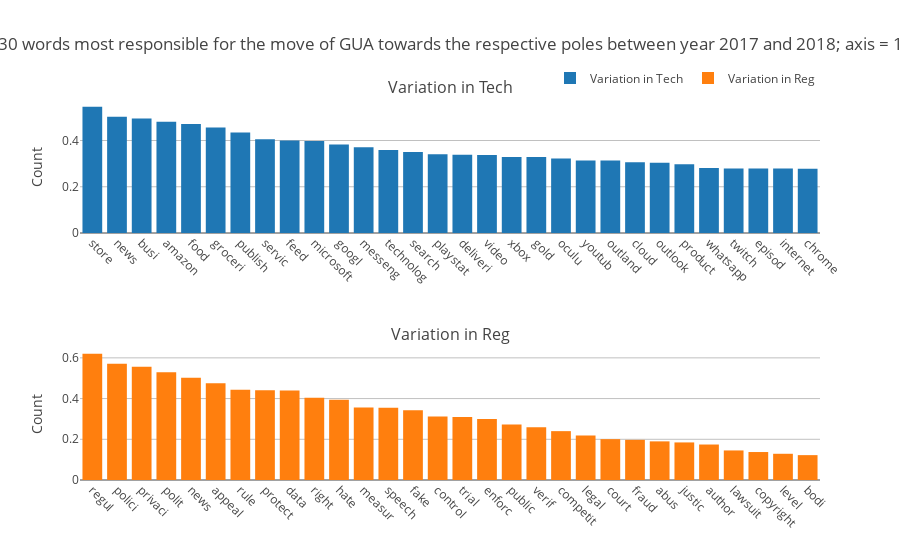

The notebook cell saved with this chart:
### Markdown cell above
### Plot

### Code cell
axis_variation(
    axis=axis,
    source=source,
    year=year,
    number_of_words=number_of_words,
    with_parliament=with_parliament,
)

### Figure 1 — Plotly figure (JSON) as saved in the notebook; plotly's stock layout.template omitted (floating-point values rounded to 4 significant figures)
{"data": [{"marker": {"color": "#1f77b4"}, "name": "Variation in Tech", "type": "bar", "x": ["store", "news", "busi", "amazon", "food", "groceri", "publish", "servic", "feed", "microsoft", "googl", "messeng", "technolog", "search", "playstat", "deliveri", "video", "xbox", "gold", "oculu", "youtub", "outland", "cloud", "outlook", "product", "whatsapp", "twitch", "episod", "internet", "chrome"], "xaxis": "x", "y": [0.5464, 0.5028, 0.4956, 0.4813, 0.4714, 0.456, 0.4341, 0.4058, 0.3999, 0.3974, 0.3829, 0.371, 0.3594, 0.3507, 0.3401, 0.3382, 0.3373, 0.329, 0.3284, 0.3226, 0.3135, 0.3133, 0.3065, 0.304, 0.2972, 0.2812, 0.2794, 0.2788, 0.2786, 0.2779], "yaxis": "y"}, {"marker": {"color": "#ff7f0e"}, "name": "Variation in Reg", "type": "bar", "x": ["regul", "polici", "privaci", "polit", "news", "appeal", "rule", "protect", "data", "right", "hate", "measur", "speech", "fake", "control", "trial", "enforc", "public", "verif", "competit", "legal", "court", "fraud", "abus", "justic", "author", "lawsuit", "copyright", "level", "bodi"], "xaxis": "x2", "y": [0.6208, 0.5712, 0.5564, 0.5288, 0.5028, 0.4758, 0.4436, 0.4409, 0.44, 0.4037, 0.3937, 0.3563, 0.3544, 0.3426, 0.3123, 0.3095, 0.3003, 0.2729, 0.2597, 0.2401, 0.2192, 0.2006, 0.1973, 0.1898, 0.1846, 0.1743, 0.1452, 0.1374, 0.1288, 0.1222], "yaxis": "y2"}], "layout": {"annotations": [{"font": {"size": 16}, "showarrow": false, "text": "Variation in Tech", "x": 0.5, "xanchor": "center", "xref": "paper", "y": 1.0, "yanchor": "bottom", "yref": "paper"}, {"font": {"size": 16}, "showarrow": false, "text": "Variation in Reg", "x": 0.5, "xanchor": "center", "xref": "paper", "y": 0.35, "yanchor": "bottom", "yref": "paper"}], "legend": {"orientation": "h", "x": 1, "xanchor": "right", "y": 1.02, "yanchor": "bottom"}, "showlegend": true, "title": {"text": "30 words most responsible for the move of GUA towards the respective poles between year 2017 and 2018; axis = 1"}, "xaxis": {"anchor": "y", "domain": [0, 1], "tickangle": 45, "tickfont": {"size": 12}}, "xaxis2": {"anchor": "y2", "domain": [0, 1], "tickangle": 45, "tickfont": {"size": 12}}, "yaxis": {"anchor": "x", "domain": [0.65, 1.0], "gridcolor": "gray", "gridwidth": 0.5, "showgrid": true, "title": {"text": "Count"}}, "yaxis2": {"anchor": "x2", "domain": [0, 0.35], "gridcolor": "gray", "gridwidth": 0.5, "showgrid": true, "title": {"text": "Count"}}}}
